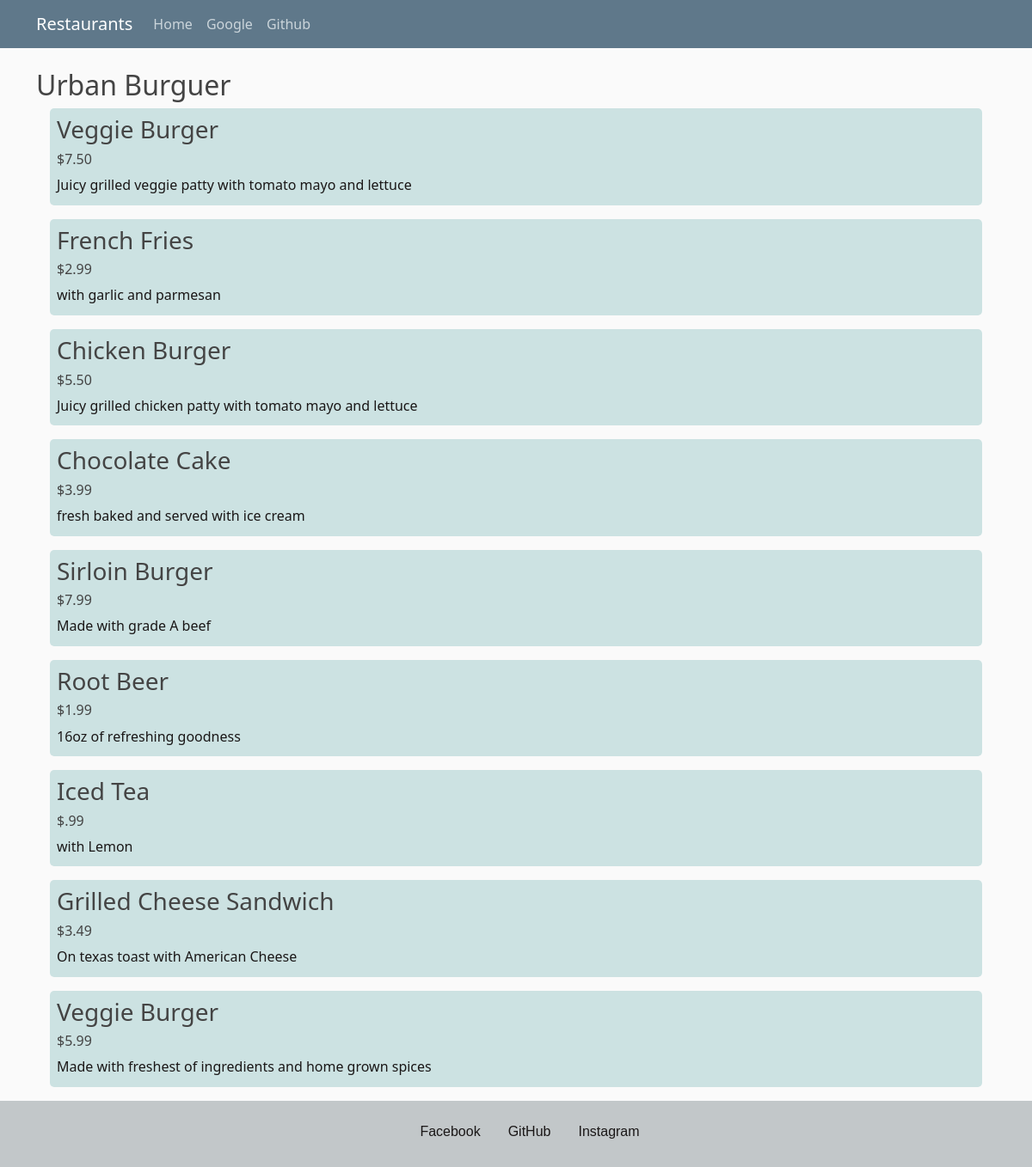
Page /restaurant/1/menu on the committed database.
### restaurant_appf/models.py (models this page shows, shortened)
class Restaurant(db.Model):
    __tablename__ = 'restaurant'
    id = db.Column(db.Integer, primary_key=True)
    name = db.Column(db.String(250), nullable=False)
    user_id = db.Column(db.Integer, db.ForeignKey('user.id'))
    user = db.relationship(User)

class MenuItem(db.Model):
    __tablename__ = 'menu_item'
    name = db.Column(db.String(80), nullable=False)
    id = db.Column(db.Integer, primary_key=True)
    description = db.Column(db.String(250))
    price = db.Column(db.String(8))
    course = db.Column(db.String(250))
    restaurant_id = db.Column(db.Integer, db.ForeignKey('restaurant.id'))
    restaurant = db.relationship(Restaurant)
    user_id = db.Column(db.Integer, db.ForeignKey('user.id'))
    user = db.relationship(User)

### restaurant_appf/routes.py (the view)
@app.route('/restaurant/<int:restaurant_id>')
@app.route('/restaurant/<int:restaurant_id>/menu')
def show_menu(restaurant_id):
    restaurant = db.session.query(Restaurant).filter_by(id=restaurant_id).first()
    items = db.session.query(MenuItem).filter_by(restaurant_id=restaurant.id)
    return render_template('menu_restaurant.html', restaurant_id=restaurant_id, items=items, restaurant=restaurant)

### restaurant_appf/templates/menu_restaurant.html (shortened to what this page needs)
{% extends "layout.html" %}
{% block content %}
<div class="main">
  <h2>{{ restaurant.name }}</h2>
  {% for i in items %}
    <div class="menu_item">
      <span><h3>{{ i.name }}</h3></span>
      <span><h6>{{ i.price }}</h6></span>
      <span><p>{{ i.description }}</p></span>
    </div>
  {% endfor %}
</div>
{% endblock %}

### restaurant_appf/templates/layout.html (shortened to what this page needs)
<!DOCTYPE html>
<html lang="en">
  <head>
    <link href="https://cdn.jsdelivr.net/npm/bootstrap@5.1.3/dist/css/bootstrap.min.css" rel="stylesheet">
    <link rel="stylesheet" type="text/css" href="{{ url_for('static', filename='styles.css') }}">
  </head>
  <header class="site-header">
    <nav class="navbar navbar-expand-md navbar-dark bg-steel fixed-top">
      <div class="container">
        <a class="navbar-brand mr-4" href="{{ url_for('show_restaurants') }}">Restaurants</a>
        <div class="collapse navbar-collapse" id="navbarToggle">
          <div class="navbar-nav mr-auto">
            <a class="nav-item nav-link" href="{{ url_for('show_restaurants') }}">Home</a>
          </div>
          <div class="navbar-nav">
            {% if current_user.is_authenticated %}
            <a class="nav-item nav-link" href="{{ url_for('logout') }}">Logout</a>
            {% else %}
            <a class="nav-item nav-link" href="{{ url_for('glogin') }}">Google</a>
            <a class="nav-item nav-link" href="{{ url_for('github_login') }}">Github</a>
            {% endif %}
          </div>
        </div>
      </div>
    </nav>
  </header>
  <body>
    <main role="main" class="container">
      {% block content %}{% endblock %}
    </main>
  </body>
  <footer>
    <div class="socials">
      <a href="https://www.facebook.com/sergiomacomberc1/" class="facebook">Facebook</a>
      <a href="https://github.com/DnaCyphers" class="github">GitHub</a>
      <a href="https://www.instagram.com/sergio_guzmannc/?hl=es-la" class="instagram">Instagram</a>
    </div>
  </footer>
</html>

### restaurant_appf/static/styles.css (style rules this page uses)
body { background: #fafafa; color: #333333; margin-top: 5rem; }
h1, h2, h3, h4, h5, h6 { color: #444444; }
.bg-steel { background-color: #5f788a; }
.site-header .navbar-nav .nav-link { color: #cbd5db; }
p { margin-bottom: 3.5px; font-weight: 480; }
.main_div, .menu_item, .show_restaurants { background-color: rgb(204, 226, 226); border-radius: 5px; margin: 1em; padding: 8px; }
span { margin: 0; font-weight: 500; }
.menu_item { margin-bottom: none; margin-top: 5px; color: #1a1717; }
a { text-decoration: none; }
footer { background-color: #c2c7c9; align-items: center; padding: 1.5em; }
.facebook, .github, .instagram { text-decoration: none; margin-bottom: 5px; margin-left: 2em; font-family: Verdana, Geneva, Tahoma, sans-serif; color: #1a1717; }
.socials, .login, .local_login { display: flex; justify-content: center; align-items: center; }

### rows in the picture
Restaurant: name "Urban Burguer"
MenuItem: name "Veggie Burger", price "$7.50", description "Juicy grilled veggie patty with tomato mayo and lettuce"
MenuItem: name "French Fries", price "$2.99", description "with garlic and parmesan"
MenuItem: name "Chicken Burger", price "$5.50", description "Juicy grilled chicken patty with tomato mayo and lettuce"
MenuItem: name "Chocolate Cake", price "$3.99", description "fresh baked and served with ice cream"
MenuItem: name "Sirloin Burger", price "$7.99", description "Made with grade A beef"
MenuItem: name "Root Beer", price "$1.99", description "16oz of refreshing goodness"
MenuItem: name "Iced Tea", price "$.99", description "with Lemon"
MenuItem: name "Grilled Cheese Sandwich", price "$3.49", description "On texas toast with American Cheese"
MenuItem: name "Veggie Burger", price "$5.99", description "Made with freshest of ingredients and home grown spices"
